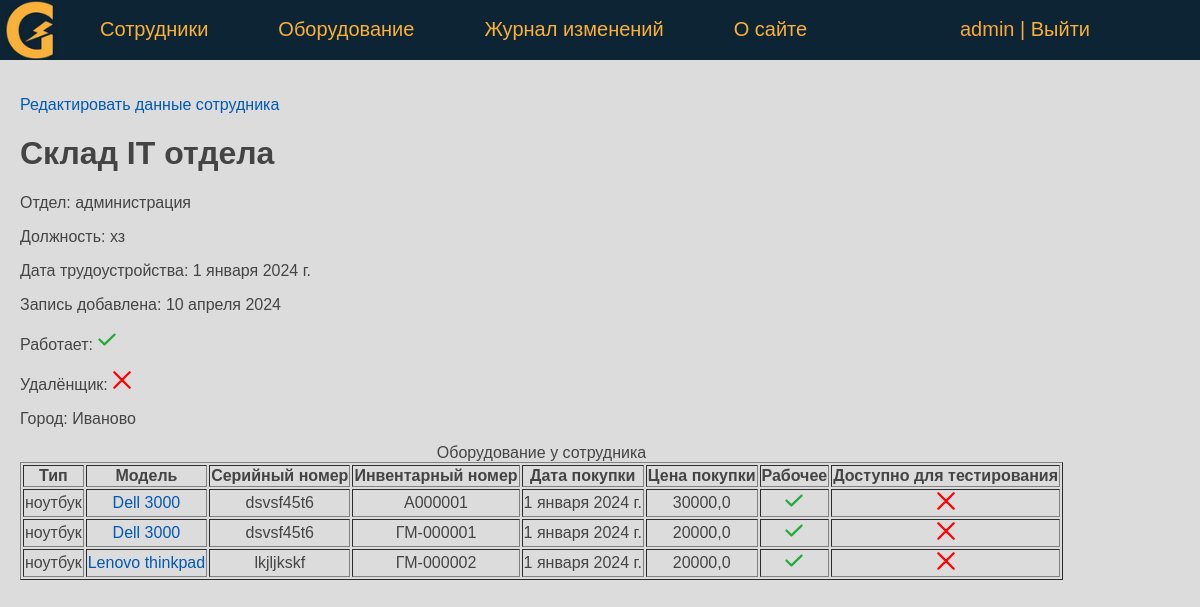
/person/skladIT/ (signed in), run on an earlier commit of the app's database.
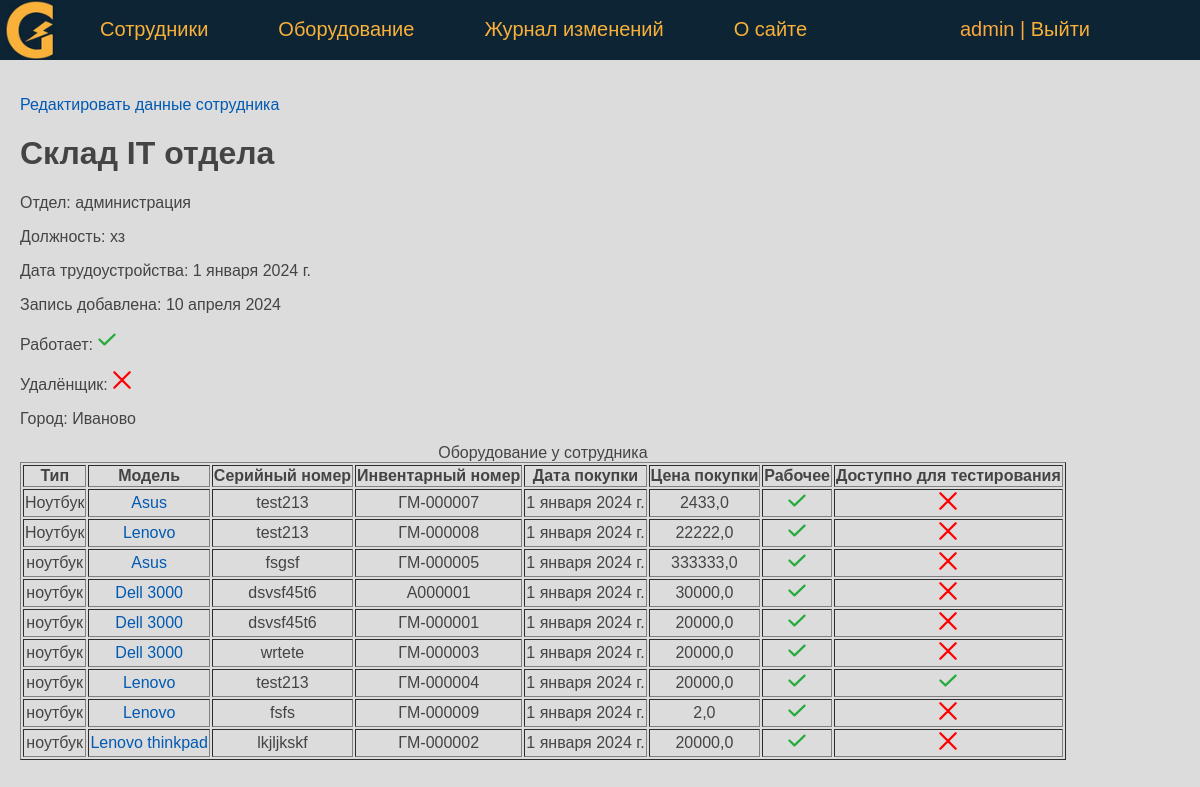
And on a later commit of the database.
### eqlog/models.py (models this page shows, shortened)
class Equipment(models.Model):
    type = models.CharField(verbose_name='Тип оборудования', max_length=50)
    model = models.CharField(verbose_name='Модель', max_length=50)
    serial_number = models.CharField(verbose_name='Серийный номер', max_length=50)
    id_number = models.CharField(verbose_name='Инвентарный номер', max_length=10, unique=True)
    sale_date = models.DateField(verbose_name='Дата покупки', default=date(2024, 1, 1))
    price = models.FloatField(verbose_name='Цена покупки', max_length=10)
    is_working = models.BooleanField(verbose_name='Работает', default=True)
    testing = models.BooleanField(verbose_name='Доступно для тестирования', default=False)
    description = models.TextField(verbose_name='Описание')
    created_at = models.DateTimeField(verbose_name='Дата создания', auto_now_add=True)
    updated_at = models.DateTimeField(verbose_name='Дата изменения', auto_now=True)
    person = models.ForeignKey('Person', on_delete=models.PROTECT, verbose_name='Сотрудник', related_name='get_equipments')
    slug = AutoSlugField(populate_from='id_number', max_length=255, unique=True, db_index=True)
    user = models.ForeignKey(User, verbose_name='Пользователь', on_delete=models.DO_NOTHING, null=True)
    objects = models.Manager()
    def get_absolute_url(self):
        return reverse('equipment', kwargs={'equip_slug': self.slug})
    class Meta:
        verbose_name = 'Оборудование'
        verbose_name_plural = 'Оборудование'
        ordering = ['type', 'model']

### eqlog/views.py (the view)
# urls.py: path('person/<slug:pers_slug>/', ShowPerson.as_view(), name='person'),
class ShowPerson(DataMixin, DetailView):
    model = Person
    template_name = 'eqlog/person.html'
    slug_url_kwarg = 'pers_slug'
    context_object_name = 'ps'
    def get_context_data(self, *, object_list=None, **kwargs):
        context = super().get_context_data(**kwargs)
        auth = self.request.user.is_authenticated
        c_def = self.get_user_context(title='Главная страница', auth=auth)
        person: Persons = context['object']
        context.update({"equipments": person.get_equipments.all()})
        return {**context, **c_def}

### eqlog/models.py (called while the page is built)
    def __str__(self):
        return self.name

### eqlog/utils.py (called while the page is built)
    def get_user_context(self, **kwargs):
        context = kwargs
        context['menu'] = menu
        return context

### eqlog/templates/eqlog/person.html
{% extends 'eqlog/base.html' %}
{% block content %}
    {% if auth %}
        <p><a href="{% url 'update_person' ps.id %}">Редактировать данные сотрудника</a> </p>
        <h1>{{ ps.last_name }} {{ ps.first_name }} {{ ps.middle_name }}</h1>
        <p>Отдел: {{ ps.department }} </p>
        <p>Должность: {{ ps.job_title }}</p>
        <p>Дата трудоустройства: {{ ps.jobing_at }}</p>
        <p>Запись добавлена: {{ ps.created_at | date:"d E Y" }}</p>
        <p class="mark {% if ps.is_working %} mark_tick {% endif %}"> Работает: </p>
        <p class="mark {% if ps.remote %} mark_tick {% endif %}"> Удалёнщик: </p>
        <p >Город: {{ ps.city }}</p>
        <table border="1">
            <caption>Оборудование у сотрудника </caption>
                <tr>
                    <th>Тип</th>
                    <th>Модель</th>
                    <th>Серийный номер</th>
                    <th>Инвентарный номер</th>
                    <th>Дата покупки</th>
                    <th>Цена покупки</th>
                    <th>Рабочее</th>
                    <th>Доступно для тестирования</th>
               </tr>
                {% for e in equipments %}
                    <tr>
                        <td>{{ e.type }}</td>
                        <td><a href="{{ e.get_absolute_url }}"> {{ e.model }}</a></td>
                        <td>{{ e.serial_number }}</td>
                        <td>{{ e.id_number }}</td>
                        <td>{{ e.sale_date }}</td>
                        <td>{{ e.price }}</td>
                        <td class="mark {% if e.is_working %} mark_tick {% endif %}"> </td>
                        <td class="mark {% if e.testing %} mark_tick {% endif %}"> </td>
                    </tr>
                {% endfor %}
        </table>
    {% endif %}
{% endblock %}

### eqlog/templates/eqlog/base.html (shortened to what this page needs)
<!DOCTYPE html>
{% load static %}
<html>
<head>
    <link type="text/css" href="/static/eqlog/css/styles.css" rel="stylesheet" />
</head>
<body bgcolor="#DCDCDC">
    {% block mainmenu %}
    <header class="header">
    <ul id="mainmenu" class="mainmenu">
        <li class="logo">
            <a href="{% url 'home' %}"><div class="logo"></div></a>
        </li>
        {% for m in menu %}
            <li><a href="{% url m.url_name %}"> {{ m.title }} </a></li>
        {% endfor %}
        <li class="last">
            {% if request.user.is_authenticated %}
                <li class="last"> {{user.username}} | <a href="{% url 'logout' %}">Выйти</a> </li>
            {% else %}
                <li class="last"><a href="{% url 'login' %}">Войти</a> </li>
            {% endif %}
        </li>
    </ul>
    </header>
    {% endblock mainmenu %}
    <main>
        {% block content %}
        {% endblock content %}
    </main>
</body>
</html>

What changed in the data, as far as the page shows it:
added Equipment: type "Ноутбук", model "Asus", serial_number "test213", id_number "ГM-000007", sale_date "1 января 2024 г.", price "2433,0", is_working True (drawn), testing False (drawn)
added Equipment: type "Ноутбук", model "Lenovo", serial_number "test213", id_number "ГM-000008", sale_date "1 января 2024 г.", price "22222,0", is_working True (drawn), testing False (drawn)
added Equipment: type "ноутбук", model "Asus", serial_number "fsgsf", id_number "ГM-000005", sale_date "1 января 2024 г.", price "333333,0", is_working True (drawn), testing False (drawn)
added Equipment: type "ноутбук", model "Dell 3000", serial_number "wrtete", id_number "ГM-000003", sale_date "1 января 2024 г.", price "20000,0", is_working True (drawn), testing False (drawn)
added Equipment: type "ноутбук", model "Lenovo", serial_number "test213", id_number "ГM-000004", sale_date "1 января 2024 г.", price "20000,0", is_working True (drawn), testing True (drawn)
added Equipment: type "ноутбук", model "Lenovo", serial_number "fsfs", id_number "ГM-000009", sale_date "1 января 2024 г.", price "2,0", is_working True (drawn), testing False (drawn)
